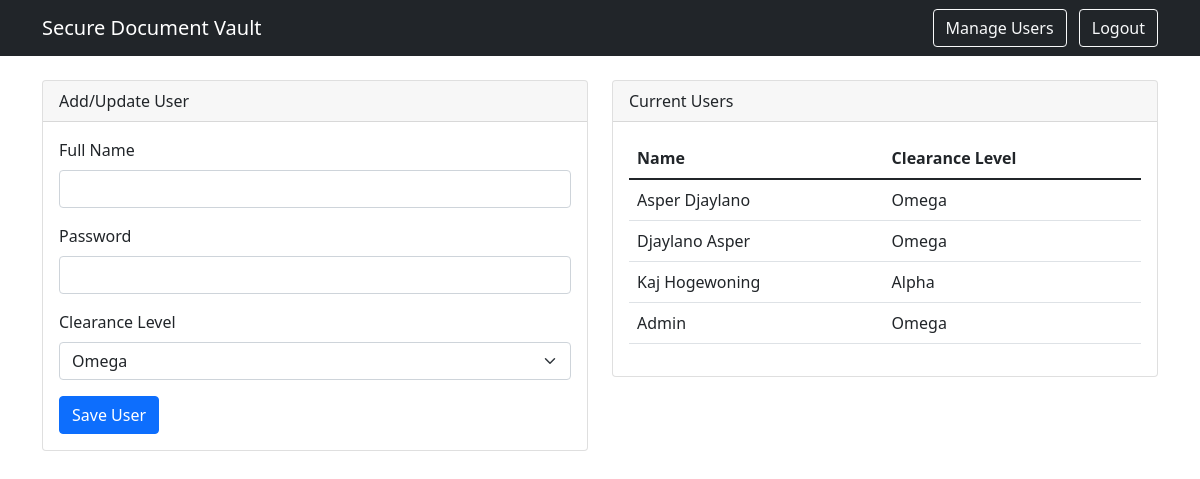
Before: /manage_users (signed in) with the older database file.
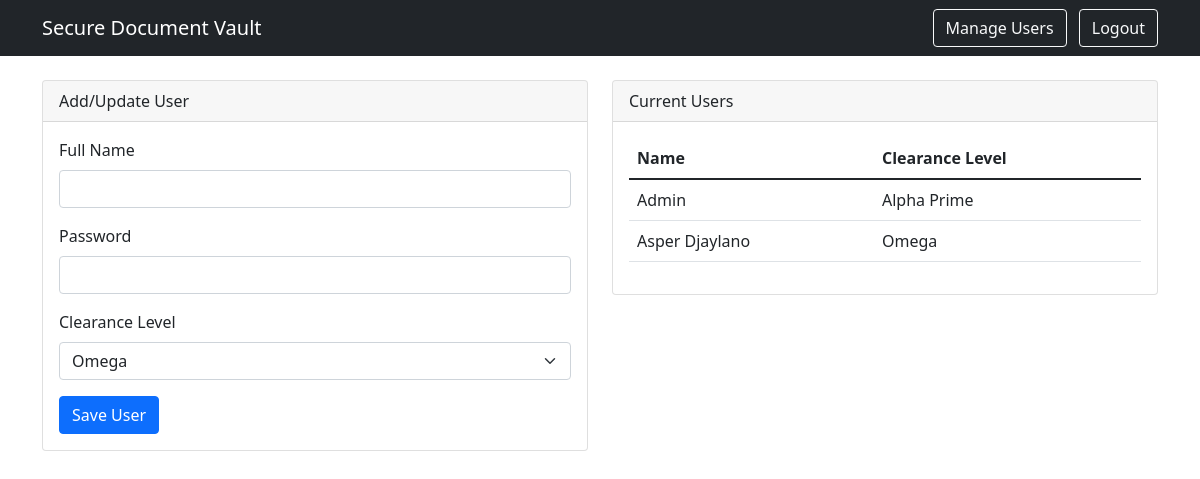
After: the same page with the newer database file.
### tables this page shows
CREATE TABLE users
                     (name TEXT PRIMARY KEY, password TEXT, clearance_level TEXT);

### main.py (the view, shortened to what this page needs)
@app.route('/manage_users', methods=['GET', 'POST'])
def manage_users():
    if 'name' not in session or session['clearance'] not in ['Alpha Prime', 'Omega']:
        flash('Only Alpha Prime and Omega users can manage users.', 'danger')
        return redirect(url_for('dashboard'))
    conn = get_db()
    cursor = conn.cursor()
    cursor.execute("SELECT * FROM users")
    users = cursor.fetchall()
    conn.close()
    return render_template('manage_users.html', users=users, access_levels=ACCESS_LEVELS.keys())

### main.py (called while the page is built)
def get_db():
    conn = sqlite3.connect("secure_files.db")
    conn.row_factory = sqlite3.Row
    return conn

### templates/manage_users.html
{% extends "base.html" %}
{% block content %}
<div class="row">
    <div class="col-md-6">
        <div class="card">
            <div class="card-header">Add/Update User</div>
            <div class="card-body">
                <form method="POST">
                    <div class="mb-3">
                        <label class="form-label">Full Name</label>
                        <input type="text" class="form-control" name="name" required>
                    </div>
                    <div class="mb-3">
                        <label class="form-label">Password</label>
                        <input type="password" class="form-control" name="password" required>
                    </div>
                    <div class="mb-3">
                        <label class="form-label">Clearance Level</label>
                        <select class="form-select" name="clearance" required>
                            {% for level in access_levels %}
                            <option value="{{ level }}">{{ level }}</option>
                            {% endfor %}
                        </select>
                    </div>
                    <button type="submit" class="btn btn-primary">Save User</button>
                </form>
            </div>
        </div>
    </div>
    <div class="col-md-6">
        <div class="card">
            <div class="card-header">Current Users</div>
            <div class="card-body">
                <table class="table">
                    <thead>
                        <tr>
                            <th>Name</th>
                            <th>Clearance Level</th>
                        </tr>
                    </thead>
                    <tbody>
                        {% for user in users %}
                        <tr>
                            <td>{{ user.name }}</td>
                            <td>{{ user.clearance_level }}</td>
                        </tr>
                        {% endfor %}
                    </tbody>
                </table>
            </div>
        </div>
    </div>
</div>
{% endblock %}

### templates/base.html (shortened to what this page needs)
<!DOCTYPE html>
<html>
<head>
    <link href="https://cdn.jsdelivr.net/npm/bootstrap@5.1.3/dist/css/bootstrap.min.css" rel="stylesheet">
</head>
<body>
    <nav class="navbar navbar-dark bg-dark">
        <div class="container">
            <a class="navbar-brand" href="/">Secure Document Vault</a>
            <div>
                {% if session.get('name') %}
                    {% if session.get('clearance') in ['Alpha Prime', 'Omega'] %}
                        <a class="btn btn-outline-light me-2" href="{{ url_for('manage_users') }}">Manage Users</a>
                    {% endif %}
                    <a class="btn btn-outline-light" href="{{ url_for('logout') }}">Logout</a>
                {% endif %}
            </div>
        </div>
    </nav>
    <div class="container mt-4">
        {% block content %}{% endblock %}
    </div>
</body>
</html>

Changed rows visible on the page:
removed users: name "Djaylano Asper", clearance_level "Omega"
removed users: name "Kaj Hogewoning", clearance_level "Alpha"
changed users "Admin": clearance_level "Omega" → "Alpha Prime"; moves up the list
